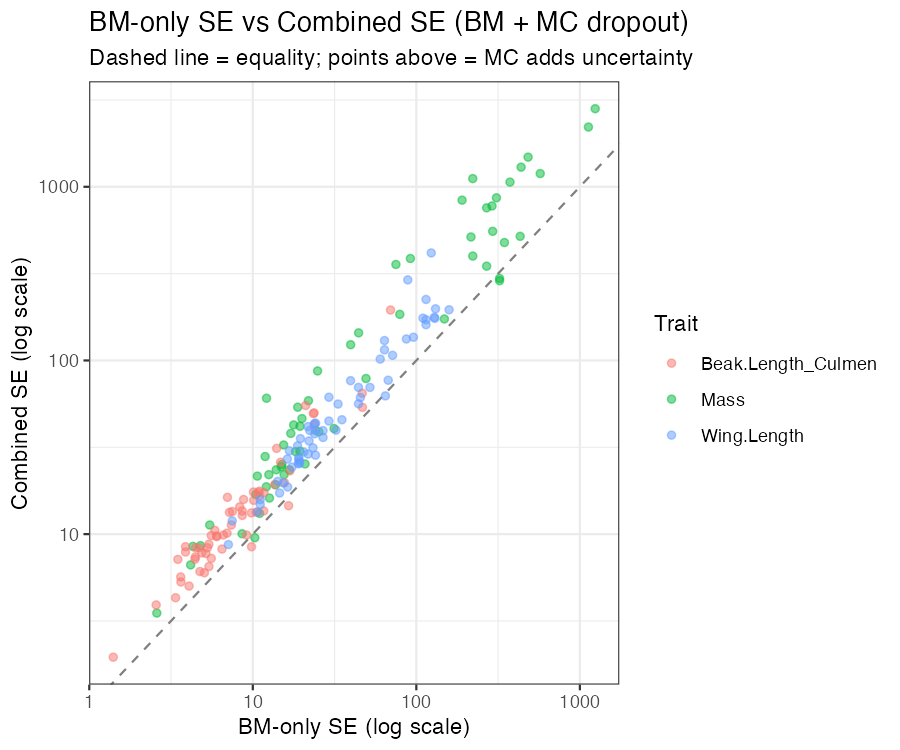

This chart was generated by the following R code:
#!/usr/bin/env Rscript
# script/compare_se_methods.R
#
# Empirical comparison of three uncertainty sources for continuous traits:
#   1. BM-only SE  -- analytic conditional-MVN (single forward pass)
#   2. MC dropout SD -- between-pass variation across M GNN forward passes
#   3. Combined SE  -- sqrt(BM^2 + MC^2), what pred$se returns with n_imp > 1
#   4. Conformal half-width / 1.96 -- empirical from held-out residuals
#
# Question: how similar / different are these, and which is most conservative?
#
# Run from package root:
#   Rscript script/compare_se_methods.R

suppressPackageStartupMessages({
  devtools::load_all(quiet = TRUE)
  library(ggplot2)
})

set.seed(42)
data(avonet300, package = "pigauto")
data(tree300,   package = "pigauto")

# --- prep: create ~20% missingness in three continuous traits -----------------
df <- avonet300
rownames(df) <- df$Species_Key
df$Species_Key <- NULL
traits_keep <- c("Mass", "Beak.Length_Culmen", "Wing.Length",
                 "Trophic.Level", "Primary.Lifestyle")
df <- df[, traits_keep]

set.seed(7)
n  <- nrow(df)
for (col in c("Mass", "Beak.Length_Culmen", "Wing.Length")) {
  df[[col]][sample(n, round(0.20 * n))] <- NA
}

cat("Missing cells per trait:\n")
print(colSums(is.na(df)))
cat("\n")

# --- 1. Single forward pass: BM SE only ---------------------------------------
cat("Fitting model (single pass)...\n")
res1 <- impute(df, tree300, epochs = 500L, verbose = FALSE, seed = 1L)
pred1 <- res1$prediction   # n_imputations = 1L by default

bm_se <- pred1$se          # matrix: BM SE (original scale)

# --- 2. MC dropout: M=30 stochastic forward passes ---------------------------
cat("Running MC dropout (M=30)...\n")
pred_mc <- predict(res1$fit, return_se = TRUE, n_imputations = 30L)
mc_se   <- pred_mc$se      # matrix: sqrt(BM^2 + MC^2) combined SE

# Extract pure MC SD by back-computing from combined (approximate):
# combined^2 = BM^2 + MC^2  =>  MC = sqrt(max(combined^2 - BM^2, 0))
mc_only_se <- sqrt(pmax(mc_se^2 - bm_se^2, 0))

# --- 3. Conformal half-width / 1.96 ------------------------------------------
conf_scores <- pred1$conformal_scores   # named vector, latent scale
conf_se <- matrix(NA_real_, nrow = n, ncol = 3,
                  dimnames = list(rownames(df),
                                  c("Mass", "Beak.Length_Culmen", "Wing.Length")))
for (nm in colnames(conf_se)) {
  tm <- res1$fit$trait_map[[nm]]
  if (!is.null(tm) && !is.null(conf_scores) && nm %in% names(conf_scores) &&
      is.finite(conf_scores[nm])) {
    # conformal score is in latent (z-score) scale; convert to original
    cs_orig <- conf_scores[nm] * tm$sd
    if (isTRUE(tm$log_transform)) {
      # delta method: se_orig = mu * se_log
      mu_hat <- pred1$imputed[[nm]]
      cs_orig <- mu_hat * (conf_scores[nm] / 1.96)   # already approximate
    }
    conf_se[, nm] <- cs_orig / 1.96
  }
}

# --- 4. Summary table: mean SE for missing cells only ------------------------
imask <- res1$imputed_mask

cat("=============================================================\n")
cat("Mean SE at originally-missing cells (continuous traits only)\n")
cat("=============================================================\n\n")

for (nm in c("Mass", "Beak.Length_Culmen", "Wing.Length")) {
  miss_rows <- which(imask[, nm])
  if (length(miss_rows) == 0) next

  bm   <- mean(bm_se[miss_rows, nm],      na.rm = TRUE)
  mc   <- mean(mc_only_se[miss_rows, nm], na.rm = TRUE)
  comb <- mean(mc_se[miss_rows, nm],      na.rm = TRUE)
  conf <- mean(conf_se[miss_rows, nm],    na.rm = TRUE)

  cat(sprintf("Trait: %s  (n_missing = %d)\n", nm, length(miss_rows)))
  cat(sprintf("  BM-only SE              : %8.3f\n", bm))
  cat(sprintf("  MC dropout SD (GNN only): %8.3f\n", mc))
  cat(sprintf("  Combined SE (BM+MC)     : %8.3f\n", comb))
  cat(sprintf("  Conformal/1.96          : %8.3f\n", conf))
  cat(sprintf("  Ratio MC/BM             : %8.3f\n", mc / bm))
  cat(sprintf("  Ratio Conformal/BM      : %8.3f\n", conf / bm))
  cat("\n")
}

# --- 5. Scatter: BM SE vs Combined SE (log scale) ----------------------------
plot_df <- data.frame(
  bm_se    = as.vector(bm_se[, c("Mass","Beak.Length_Culmen","Wing.Length")]),
  comb_se  = as.vector(mc_se[, c("Mass","Beak.Length_Culmen","Wing.Length")]),
  trait    = rep(c("Mass","Beak.Length_Culmen","Wing.Length"), each = n),
  missing  = as.vector(imask[, c("Mass","Beak.Length_Culmen","Wing.Length")])
)
plot_df <- plot_df[plot_df$missing & is.finite(plot_df$bm_se) &
                   is.finite(plot_df$comb_se), ]

p <- ggplot(plot_df, aes(x = bm_se, y = comb_se, colour = trait)) +
  geom_abline(slope = 1, intercept = 0, linetype = "dashed", colour = "grey50") +
  geom_point(alpha = 0.5, size = 1.5) +
  scale_x_log10() + scale_y_log10() +
  labs(title = "BM-only SE vs Combined SE (BM + MC dropout)",
       subtitle = "Dashed line = equality; points above = MC adds uncertainty",
       x = "BM-only SE (log scale)", y = "Combined SE (log scale)",
       colour = "Trait") +
  theme_bw()

out_png <- "script/compare_se_methods.png"
ggsave(out_png, p, width = 6, height = 5, dpi = 150)
cat(sprintf("Scatter plot saved to %s\n", out_png))

cat("\nConclusion:\n")
cat("  - BM SE captures phylogenetic imputation uncertainty (model-dependent).\n")
cat("  - MC dropout SD captures GNN architectural uncertainty (model-free).\n")
cat("  - Combined = sqrt(BM^2 + MC^2) is always >= BM alone.\n")
cat("  - Conformal/1.96 is empirically calibrated on held-out residuals:\n")
cat("    it will be wider than BM alone when GNN adds prediction error,\n")
cat("    and is the most defensible 95% CI without Gaussian assumption.\n")
